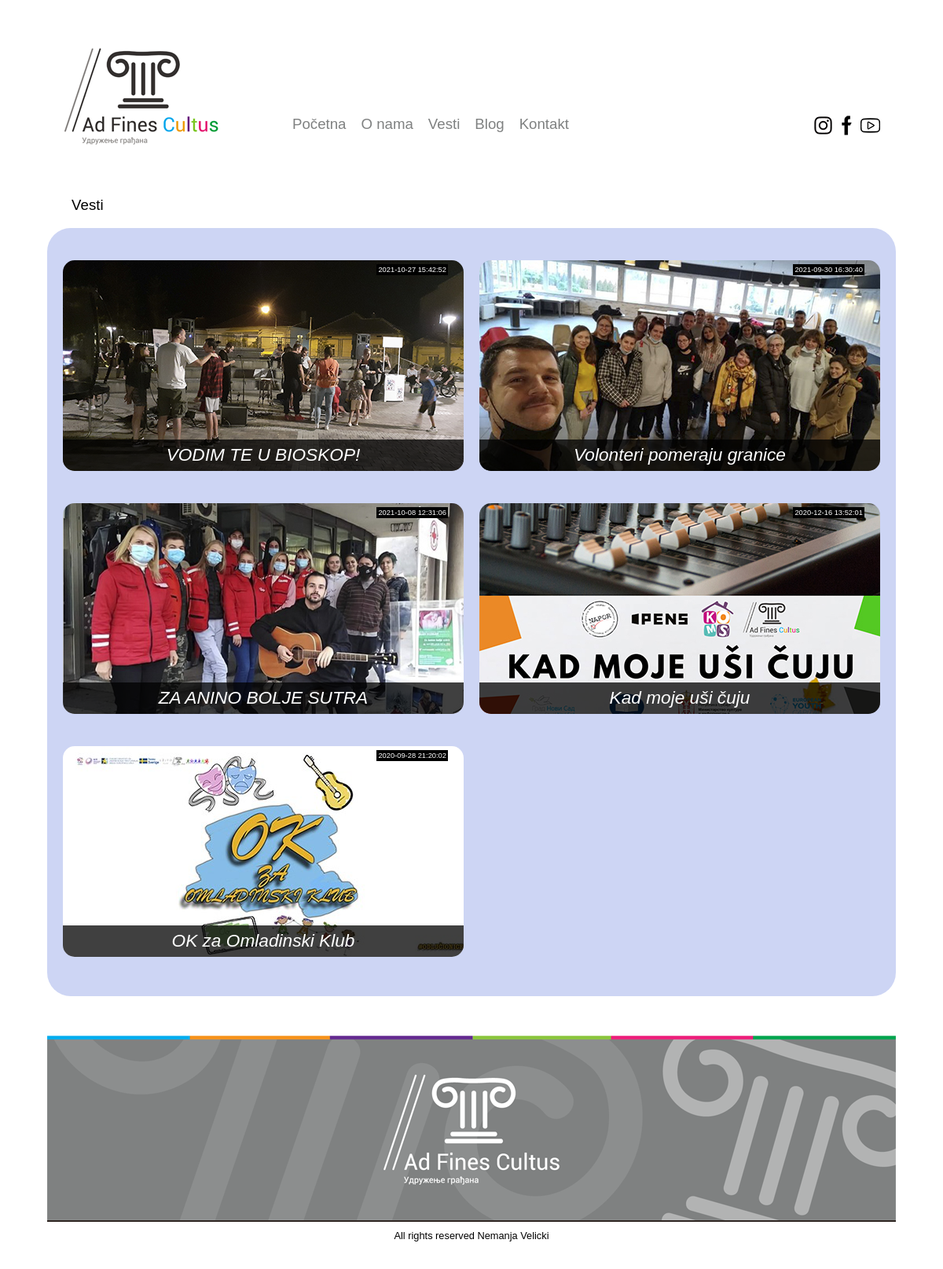
Screenshot of /vesti.php with the database file from the repository.
### tables this page shows
CREATE TABLE `vesti` (
  `id` int(11) NOT NULL,
  `naslov` varchar(100) NOT NULL,
  `kratakt` varchar(150) NOT NULL,
  `tekst` text NOT NULL,
  `imeslike` varchar(70) NOT NULL,
  `autor` varchar(50) NOT NULL,
  `datum` timestamp NOT NULL DEFAULT current_timestamp()
);

### vesti.php (the view, shortened to what this page needs)
<!DOCTYPE html>
<html>
    <head>
        <link rel="stylesheet" type="text/css" href="Styles/Stylesheet.css?<?php echo time(); ?>" />
    </head>
    <body>
        <div id="sajt">
            <div id="baner">
                <div id="logo">
                    <?php
                        include 'banner.php';
                    ?>
                </div>
                    <div id="sidebar">
                        <?php
                            include 'sidebar.php';
                        ?>
                    </div>
            </div>
            <div id="vesti">
                <div class="novosti">
                    &nbsp &nbsp &nbsp Vesti
                </div>
                <div id="svesti">
                    <?php
                        include 'conectdb.php';
                        $res1 = mysqli_query($con, "SELECT * FROM vesti ORDER BY id DESC");
                        $cou1=  mysqli_num_rows($res1);
                        $a=$cou1/6;
                        $a=ceil($a);
                        if (isset ($_GET["page"]))
                        {
                            $page=$_GET["page"];
                            if ($page>$a)
                            {
                                $page=$a;
                            }
                            $page1=($page*6)-6;
                        }
                         else
                             {
                                $page1=0;
                             }
                        $set = mysqli_query($con, "SELECT * FROM vesti ORDER BY id DESC limit $page1,6");
                        while( $row = mysqli_fetch_array($set))
                        {
                                echo""
                                    ."<div class='novostis'>"
                                        .""
                                        ."<a href='VestiMore.php?more=$row[id]'><div><img  src='Images/vesti/$row[imeslike]?id=$row[id]'  class='novostiss'  /></div><div class='datumvs'>$row[datum]</div></a>"
                                        ."<a href='VestiMore.php?more=$row[id]'><div class='novostisKtekst'>"
                                        ."<p>$row[naslov]<br><br><br>$row[kratakt]</p>"
                                        ."</div></a>"
                                    ."</div>";
                        }
                        ?>
                    <div class="novosti"></div>
                </div>
            </div>
             <div class="novosti">
            </div>
            <?php
                include 'sivifuter.php';
            ?>
            <footer>
                <?php
                    include 'footer.php';
                ?>
            </footer>
        </div>
    </body>
</html>

### Styles/Stylesheet.css (style rules this page uses)
* { margin: 0px; padding: 0px; }
body { //background-image: url(../Images/Pozadina.jpg); background-repeat: no-repeat; background-position: top center; font-family: altera, lucida grande ,tahoma,verdana,arial,sans-serif, franklin gothic medium; background-color: white; }
body p { font-size: 0.8em; line-height: 1.28; }
#sajt { //background-image: url(../Images/Pozadina2.jpg); background-repeat: no-repeat; background-attachment: fixed; background-position: top center; width: 1080px; background-color: white; margin: 0 auto; //padding: 5px; border: 0px solid #e6e6e6; //overflow: hidden; //margin-top: 0px; //text-shadow: 0.1em 0.1em #333; }
#logo { float: left; height: 220px; width: 220px; margin-top: 20px; margin-left: 20px; padding: 0px; border: 0px solid #e6e6e6; }
#sidebar { float: right; //height: 170px; width: 755px; margin-top: 147px; margin-right: 15px; padding: 0px; border: 0px solid #e6e6e6; text-align: center; color: black; }
#svesti { border-radius: 30px; background-color: #cdd5f4; float: left; //height: 350px; width: 1080px; border: 0px solid #e6e6e6; position: relative; overflow: hidden; }
footer { clear: both; width: auto; height: 40px; padding: 10px; border-top: 2px solid #2e2521; text-align: center; color: black; //text-shadow: 0.1em 0.1em #333; }
.novosti { float: left; height: 40px; width: 1080px; //border-radius: 10px; font: estrangelo edessa; font-size: 14pt; //margin-left: 20px; margin-top: 10px; border: 0px solid #e6e6e6; position: relative; overflow: hidden; }
.novostis { float: left; margin-top: 41px; margin-left: 20px; height: 268px; width: 510px; border-radius: 15px; //border: 0px solid #e6e6e6; position: relative; overflow: hidden; }
.novostiss { float: left; //display: block; height: 278px; width: 530px; position: relative; overflow: hidden; transition: 0.5s ease; }
.novostisKtekst { height: 40px; width: 510px; background: rgba(0, 0, 0, 0.75); position: absolute; bottom: 0; display: flex; //justify-content: center; //align-items: center; overflow: hidden; transition: 0.5s ease; }
.novostisKtekst p { margin-top: 5px; margin-left: 70px; margin-right: 70px; width: 510px; position: relative; font: franklin gothic medium; font-style: italic; font-size: 17pt; color: white; text-align: center; overflow: hidden; }
.datumvs { float: right; //margin: 10px; padding: 2px; top: 5px; right: 20px; //margin-right: 10px; //height: 310px; width: auto; font-size: 7pt; //border-radius: 20px; background-color: black; color: white; position: absolute; //overflow: hidden; }

### rows the page displays
vesti: imeslike (picture), datum "2021-10-27 15:42:52", naslov "VODIM TE U BIOSKOP!"
vesti: imeslike (picture), datum "2021-09-30 16:30:40", naslov "Volonteri pomeraju granice"
vesti: imeslike (picture), datum "2021-10-08 12:31:06", naslov "ZA ANINO BOLJE SUTRA"
vesti: imeslike (picture), datum "2020-12-16 13:52:01", naslov "Kad moje uši čuju"
vesti: imeslike (picture), datum "2020-09-28 21:20:02", naslov "OK za Omladinski Klub"
